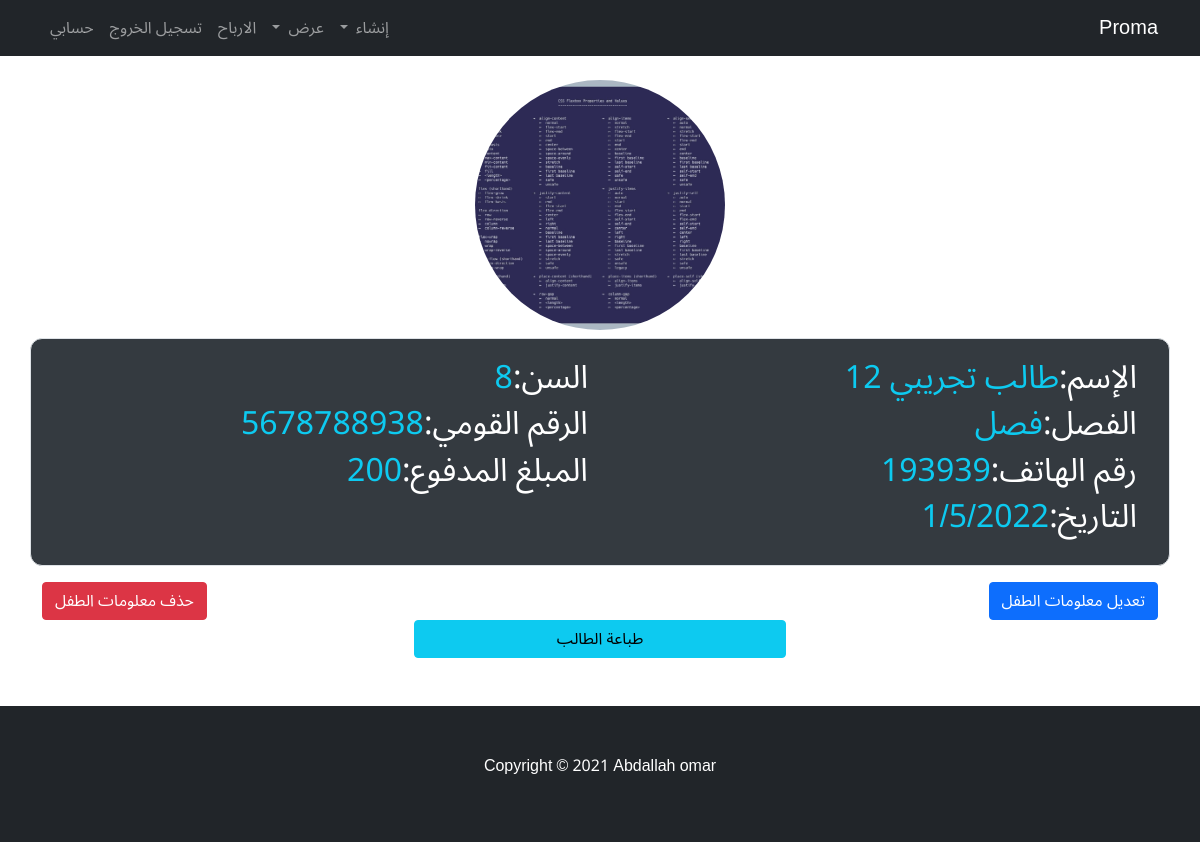
The app's page /boys/33 (signed in) with its own data.
### home_app/models.py (models this page shows, shortened)
class boy(models.Model):
    user = models.ForeignKey(User, verbose_name=("المستخدم"), on_delete=models.CASCADE)
    name = models.CharField(max_length=50, verbose_name="الاسم")
    age = models.IntegerField(verbose_name="السن")
    boy_class = models.ForeignKey("classes", verbose_name=("الفصل"), on_delete=models.PROTECT)
    number_kawme = models.IntegerField(verbose_name="الرقم القومي")
    number_phone = models.IntegerField(verbose_name="رقم الوالد او الوالدة")
    image = models.ImageField(upload_to="boys_images/", verbose_name="صورة الطفل", blank=True, null=True)
    paid = models.IntegerField(verbose_name='المبلغ المدفوع')
    date = models.DateTimeField(auto_now=True, verbose_name="التاريخ")
    add_date = models.DateField(auto_now=False,auto_now_add=False,verbose_name="التاريخ",null=True,blank=True)

class classes(models.Model):
    user = models.ForeignKey(User, verbose_name=("المستخدم"), on_delete=models.CASCADE)
    name = models.CharField(max_length=50, verbose_name="اسم الفصل")
    techer = models.ForeignKey("techers", verbose_name=("المعلمة"), on_delete=models.PROTECT)
    date = models.DateTimeField(auto_now=True, verbose_name="التاريخ")
    add_date = models.DateField(auto_now=False, auto_now_add=False, verbose_name="التاريخ",null=True,blank=True)
    def __str__(self):
        return self.name

### home_app/views.py (the view)
# urls.py: path('boys/<int:id>', Boy, name="Boy"),
@login_required
def Boy(request, id):
    Boy = boy.objects.filter(id=id, user=request.user)
    return render(request, 'project/boy_details.html', context={'boy':Boy})

### home_app/templates/project/boy_details.html (shortened to what this page needs)
{% extends 'base.html' %}
{% block body %}
<div class="align-items-center text-lg-start text-center text-xl-start text-md-start">
<div class="container mt-4">
    {% for boy in boy %}
    {% if boy.image %}
        <center><h2 class="col-xl-12"><img src="{{boy.image.url}}" class="img-responsive" height="250px" width="250px"></h2></center>
    {% endif %}
    <div class="row border">
        <h2 class="col-xl-4 col-sm-12 col-md-6 col-lg-6 col-xl-6">الإسم:<span class="text-info">{{boy.name}}</span></h2>
        <h2 class="col-xl-4 col-sm-12 col-md-6 col-lg-6 col-xl-6">السن:<span class="text-info">{{boy.age}}</span></h2>
        <h2 class="col-xl-4 col-sm-12 col-md-6 col-lg-6 col-xl-6">الفصل:<span class="text-info">{{boy.boy_class}}</span></h2>
        <h2 class="col-xl-4 col-sm-12 col-md-6 col-lg-6 col-xl-6">الرقم القومي:<span class="text-info">{{boy.number_kawme}}</span></h2>
        <h2 class="col-xl-4 col-sm-12 col-md-6 col-lg-6 col-xl-6">رقم الهاتف:<span class="text-info">{{boy.number_phone}}</span></h2>
        <h2 class="col-xl-4 col-sm-12 col-md-6 col-lg-6 col-xl-6">المبلغ المدفوع:<span class="text-info">{{boy.paid}}</span></h2>
        <h2 class="col-xl-4 col-sm-12 col-md-6 col-lg-6 col-xl-6">التاريخ:<span class="text-info">{{boy.date|date:"j/n/Y"}}</span></h2>
    </div>
    <div class="row mt-3">
        <div class="col-6"><a href="{% url 'app:Boy_edit'  boy.id %}" class="btn btn-primary">تعديل معلومات الطفل</a></div>
        <div class="col-6 text-end align-self-end"><a href="{% url 'app:delete_boy'  boy.id %}" class="btn btn-danger">حذف معلومات الطفل</a></div>
    </div>
    {% endfor %}
    <div class="row">
        <div class="col text-center">
          <button onclick="window.print();" class="btn btn-info col-4">طباعة الطالب</button>
        </div>
    </div>
</div>
</div>
{% endblock %}

### home_app/templates/base.html (style rules this page uses)
* { font-family: 'Noto Sans Arabic', sans-serif; }
a { text-decoration: none; }

### home_app/templates/project/boy_details.html (style rules this page uses)
.border { border: 2px solid #000; border-radius: 12px; padding: 20px; background-color: #343a40; color: #fff; }
img { width:250px; height:250px; object-fit:cover; border-radius:50%; }

### records on screen
boy: image (picture), name "طالب تجريبي 12", age "8", boy_class "فصل", number_kawme "5678788938", number_phone "193939", paid "200", date "1/5/2022"
